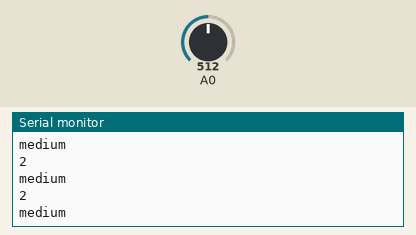
Bench run of a sketch on a simulated Arduino Uno, built with avr-gcc and run on an emulated ATmega328P. Shown: the last lines printed to the serial monitor. Inputs (shaded band) come from the test bench; at power-on: A0 = 512.

Above: at 1.3 s.
1.4 s: A0 set to 716
At 1.81 s:
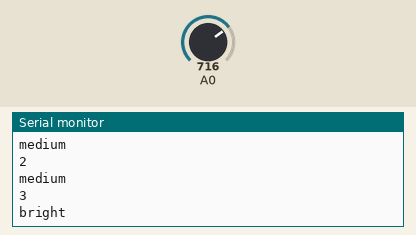
3.5 s: A0 set to 306
At 3.81 s:
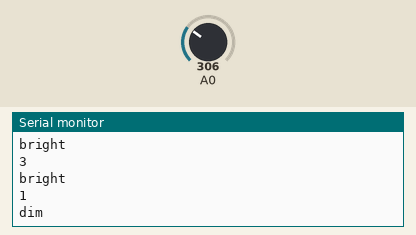
5.5 s: A0 set to 122
At 5.81 s:
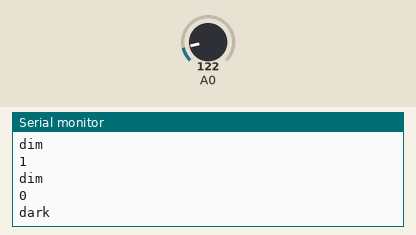
Timing chart, 0 to 8.5 s (numbered marks = the images above; inputs shaded):
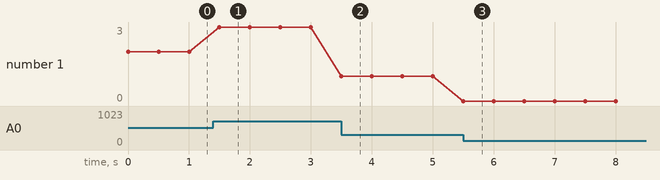

The sketch:

LightSensor.ino
```cpp
void setup()
{
  //pinMode(A0, INPUT);
  Serial.begin(9600);
}

void loop()
{
  int value=analogRead(A0);
  int val=(value-6)/(673/3);
  Serial.println(val);
  switch(val){
    case 0:
      Serial.println("dark");
      delay(500);
      break;
    case 1:
      Serial.println("dim");
      delay(500);
      break;
    case 2:
      Serial.println("medium");
      delay(500);
      break;
    case 3:
      Serial.println("bright");
      delay(500);
      break;
  }
}
```

Measured:
- after the input at 1.4 s, the serial monitor: prints a new line after 0.10 s (image 1)
- after the input at 3.5 s, the serial monitor: prints a new line at once (image 2)
- after the input at 5.5 s, the serial monitor: prints a new line at once (image 3)
- plotted number 1: 2 → 3 after the input at 1.4 s, 3 → 1 after the input at 3.5 s, 1 → 0 after the input at 5.5 s
